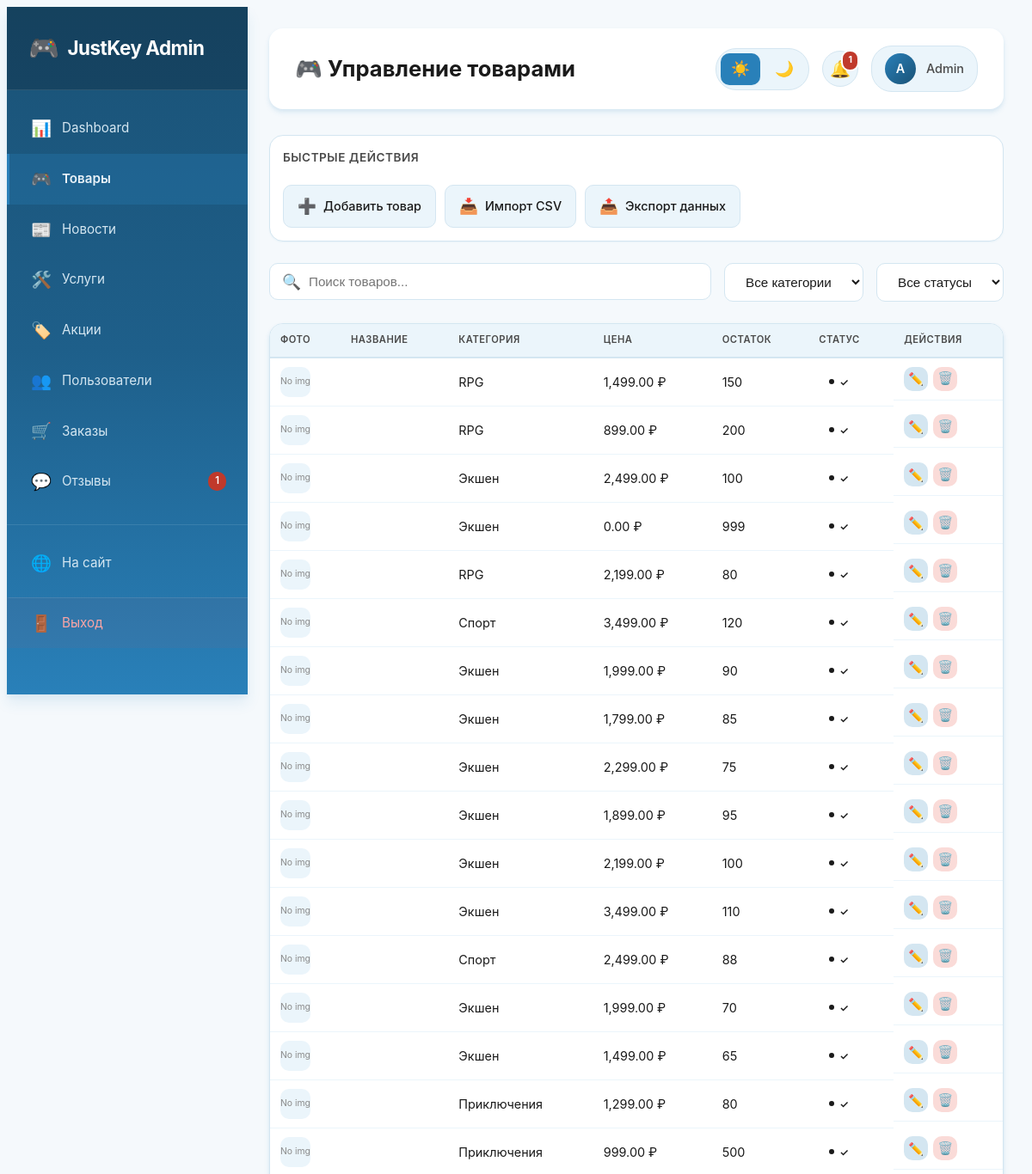
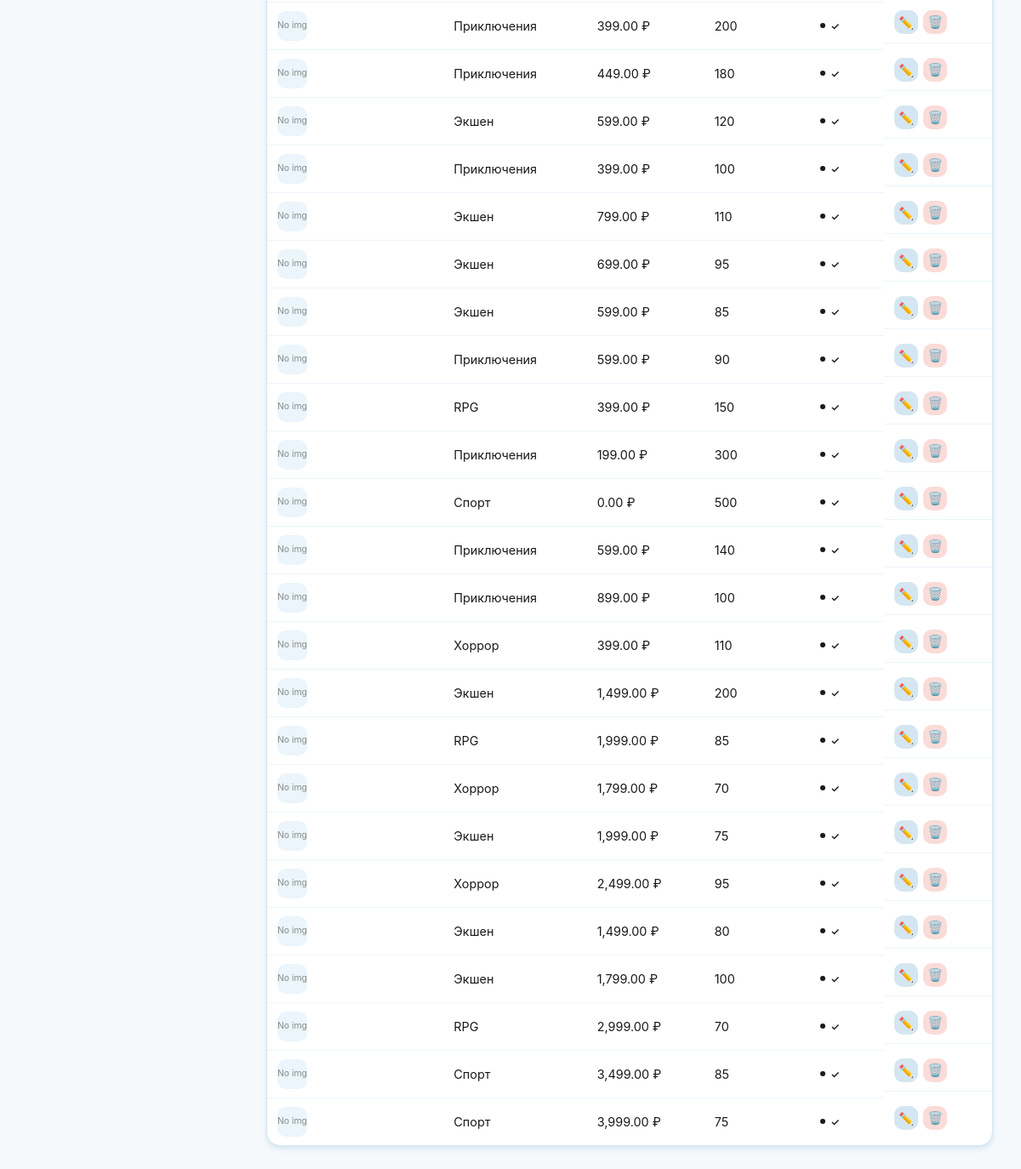
/admin/products.php (signed in), run on the app's committed database (2 pictures, top to bottom).
### tables this page shows
CREATE TABLE products (
    id INT AUTO_INCREMENT PRIMARY KEY,
    title VARCHAR(255) NOT NULL,
    name VARCHAR(255) NOT NULL,
    slug VARCHAR(255) UNIQUE NOT NULL,
    description TEXT NOT NULL,
    short_description VARCHAR(500),
    category_id INT,
    platform_id INT,
    platform VARCHAR(100),
    price DECIMAL(10, 2) NOT NULL,
    old_price DECIMAL(10, 2) NULL,
    discount_percent INT DEFAULT 0,
    image VARCHAR(255) NOT NULL,
    image_url VARCHAR(255),
    gallery JSON,
    stock INT DEFAULT 0,
    is_available BOOLEAN DEFAULT TRUE,
    is_active BOOLEAN DEFAULT TRUE,
    is_popular BOOLEAN DEFAULT FALSE,
    is_featured BOOLEAN DEFAULT FALSE,
    views INT DEFAULT 0,
    rating DECIMAL(3, 2) DEFAULT 0.00,
    release_date DATE,
    developer VARCHAR(255),
    publisher VARCHAR(255),
    system_requirements JSON,
    created_at TIMESTAMP DEFAULT CURRENT_TIMESTAMP,
    updated_at TIMESTAMP DEFAULT CURRENT_TIMESTAMP ON UPDATE CURRENT_TIMESTAMP,
    FOREIGN KEY (category_id) REFERENCES categories(id) ON DELETE CASCADE,
    FOREIGN KEY (platform_id) REFERENCES platforms(id) ON DELETE CASCADE,
    INDEX idx_popular (is_popular),
    INDEX idx_featured (is_featured),
    INDEX idx_price (price),
    INDEX idx_rating (rating)
);

CREATE TABLE categories (
    id INT AUTO_INCREMENT PRIMARY KEY,
    name VARCHAR(100) NOT NULL,
    slug VARCHAR(100) UNIQUE NOT NULL,
    description TEXT,
    icon VARCHAR(255),
    created_at TIMESTAMP DEFAULT CURRENT_TIMESTAMP
);

### admin/products.php (the view, shortened to what this page needs)
<?php
require_once '../config.php';
$stmt = $pdo->query("SELECT p.*, c.name as category_name FROM products p
                     LEFT JOIN categories c ON p.category_id = c.id
                     ORDER BY p.created_at DESC");
$products = $stmt->fetchAll();
?>
<!DOCTYPE html>
<html lang="ru">
<head>
    <link rel="stylesheet" href="admin-style.css">
</head>
<body class="admin-body">
<?php include 'includes/sidebar.php'; ?>
<main class="admin-main">
<header class="admin-header">
<h1>🎮 Управление товарами</h1>
        <?php include 'includes/theme-toggle.php'; ?>
</header>
            <div class="quick-actions" style="margin-bottom: 25px;">
                <span class="quick-actions-title">Быстрые действия</span>
                <a href="product-edit.php" class="quick-action-btn">
                    <span class="icon">➕</span>
                    Добавить товар
                </a>
                <a href="#" class="quick-action-btn" onclick="alert('Функция импорта в разработке')">
                    <span class="icon">📥</span>
                    Импорт CSV
                </a>
                <a href="#" class="quick-action-btn" onclick="alert('Функция экспорта в разработке')">
                    <span class="icon">📤</span>
                    Экспорт данных
                </a>
            </div>
            <div class="search-filter-bar">
                <div class="search-box">
                    <span class="search-icon">🔍</span>
                    <input type="text" id="searchInput" placeholder="Поиск товаров..." onkeyup="filterProducts()">
                </div>
                <select class="filter-select" id="categoryFilter" onchange="filterProducts()">
                    <option value="">Все категории</option>
                </select>
                <select class="filter-select" id="statusFilter" onchange="filterProducts()">
                    <option value="">Все статусы</option>
                </select>
            </div>
            <div class="admin-form" style="padding: 0; overflow: hidden;">
                <table class="admin-table admin-table-compact" id="productsTable">
                    <thead>
                        <tr>
                            <th>Фото</th>
                            <th>Название</th>
                            <th>Категория</th>
                            <th>Цена</th>
                            <th>Остаток</th>
                            <th>Статус</th>
                            <th>Действия</th>
                        </tr>
                    </thead>
                    <tbody>
        <?php foreach ($products as $product): ?>
                        <tr data-category="<?= $product['category_id'] ?>" data-status="<?= $product['is_active'] ?>">
                            <td>
                <?php if (!empty($product['image_url'])): ?>
                                    <img src="<?= htmlspecialchars($product['image_url']) ?>" alt="" class="product-thumb product-thumb-small">
                <?php else: ?>
                                    <div class="no-image no-image-small">No img</div>
                <?php endif; ?>
                            </td>
                            <td><strong><?= htmlspecialchars($product['name'] ?? 'Без названия') ?></strong></td>
                            <td><?= htmlspecialchars($product['category_name'] ?? 'Без категории') ?></td>
                            <td><?= number_format($product['price'] ?? 0, 2) ?> ₽</td>
                            <td><?= $product['stock'] ?? 0 ?></td>
                            <td>
                                <span class="status-badge status-badge-<?= $product['is_active'] ? 'active' : 'inactive' ?>">
                                    <?= $product['is_active'] ? '✓' : '✗' ?>
                                </span>
                            </td>
                            <td class="actions actions-compact">
                                <a href="product-edit.php?id=<?= $product['id'] ?>" class="btn-icon btn-edit" title="Редактировать">✏️</a>
                                <form method="POST" style="display:inline;" onsubmit="return confirm('Удалить товар?')">
                                    <button type="submit" class="btn-icon btn-delete" title="Удалить">🗑️</button>
                                </form>
                            </td>
                        </tr>
        <?php endforeach; ?>
                    </tbody>
                </table>
            </div>
</main>
</body>
</html>

### data on the page
products: shows "No img", category.name "RPG", price "1,499.00", stock "150"
products: shows "No img", category.name "RPG", price "899.00", stock "200"
products: shows "No img", category.name "Экшен", price "2,499.00", stock "100"
products: shows "No img", category.name "Экшен", price "0.00", stock "999"
products: shows "No img", category.name "RPG", price "2,199.00", stock "80"
products: shows "No img", category.name "Спорт", price "3,499.00", stock "120"
products: shows "No img", category.name "Экшен", price "1,999.00", stock "90"
products: shows "No img", category.name "Экшен", price "1,799.00", stock "85"
products: shows "No img", category.name "Экшен", price "2,299.00", stock "75"
products: shows "No img", category.name "Экшен", price "1,899.00", stock "95"
products: shows "No img", category.name "Экшен", price "2,199.00", stock "100"
products: shows "No img", category.name "Экшен", price "3,499.00", stock "110"
products: shows "No img", category.name "Спорт", price "2,499.00", stock "88"
products: shows "No img", category.name "Экшен", price "1,999.00", stock "70"
products: shows "No img", category.name "Экшен", price "1,499.00", stock "65"
products: shows "No img", category.name "Приключения", price "1,299.00", stock "80"
products: shows "No img", category.name "Приключения", price "999.00", stock "500"
products: shows "No img", category.name "Приключения", price "399.00", stock "200"
products: shows "No img", category.name "Приключения", price "449.00", stock "180"
products: shows "No img", category.name "Экшен", price "599.00", stock "120"
products: shows "No img", category.name "Приключения", price "399.00", stock "100"
products: shows "No img", category.name "Экшен", price "799.00", stock "110"
products: shows "No img", category.name "Экшен", price "699.00", stock "95"
products: shows "No img", category.name "Экшен", price "599.00", stock "85"
products: shows "No img", category.name "Приключения", price "599.00", stock "90"
products: shows "No img", category.name "RPG", price "399.00", stock "150"
products: shows "No img", category.name "Приключения", price "199.00", stock "300"
products: shows "No img", category.name "Спорт", price "0.00", stock "500"
products: shows "No img", category.name "Приключения", price "599.00", stock "140"
products: shows "No img", category.name "Приключения", price "899.00", stock "100"
products: shows "No img", category.name "Хоррор", price "399.00", stock "110"
products: shows "No img", category.name "Экшен", price "1,499.00", stock "200"
products: shows "No img", category.name "RPG", price "1,999.00", stock "85"
products: shows "No img", category.name "Хоррор", price "1,799.00", stock "70"
products: shows "No img", category.name "Экшен", price "1,999.00", stock "75"
products: shows "No img", category.name "Хоррор", price "2,499.00", stock "95"
products: shows "No img", category.name "Экшен", price "1,499.00", stock "80"
products: shows "No img", category.name "Экшен", price "1,799.00", stock "100"
products: shows "No img", category.name "RPG", price "2,999.00", stock "70"
products: shows "No img", category.name "Спорт", price "3,499.00", stock "85"
products: shows "No img", category.name "Спорт", price "3,999.00", stock "75"

### other printed values
$pending_count "1"
min($total_notifications, 99) "1"
substr($_SESSION['login'] ?? 'A', 0, 1) "A"
$_SESSION['login'] "Admin"
